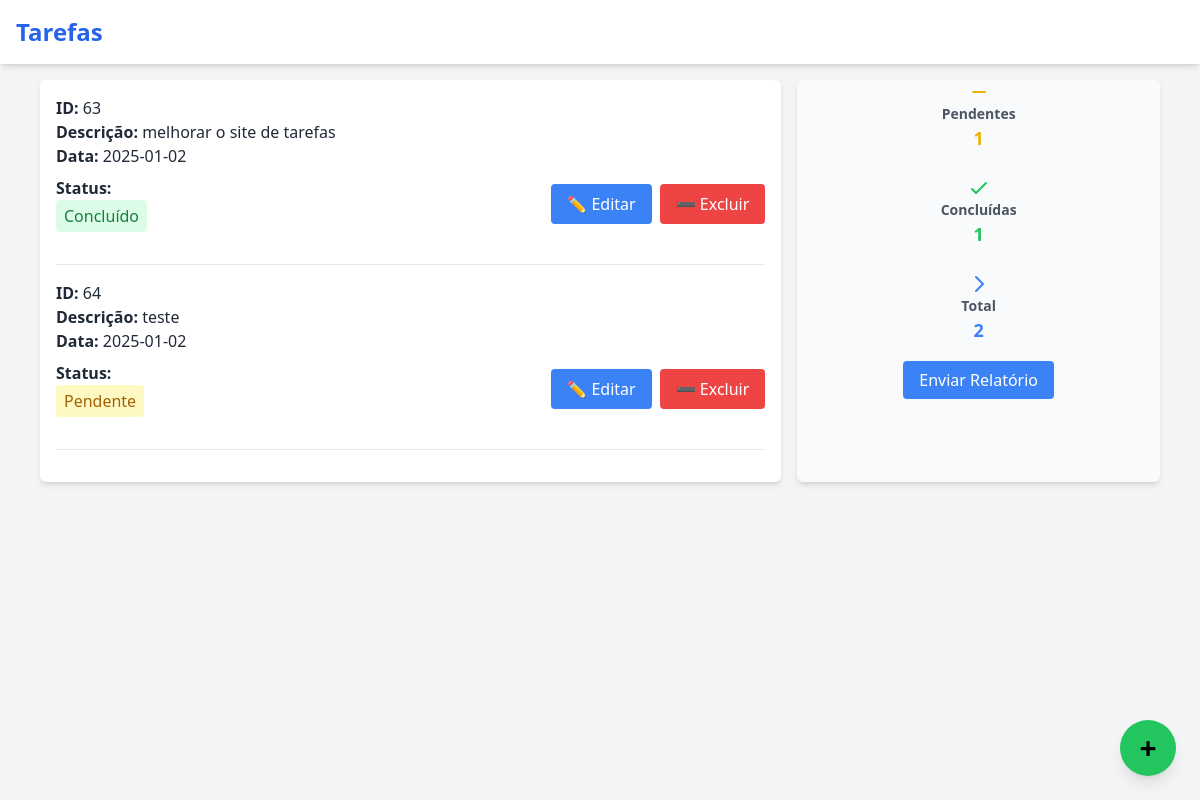
Before: / with the older database file.
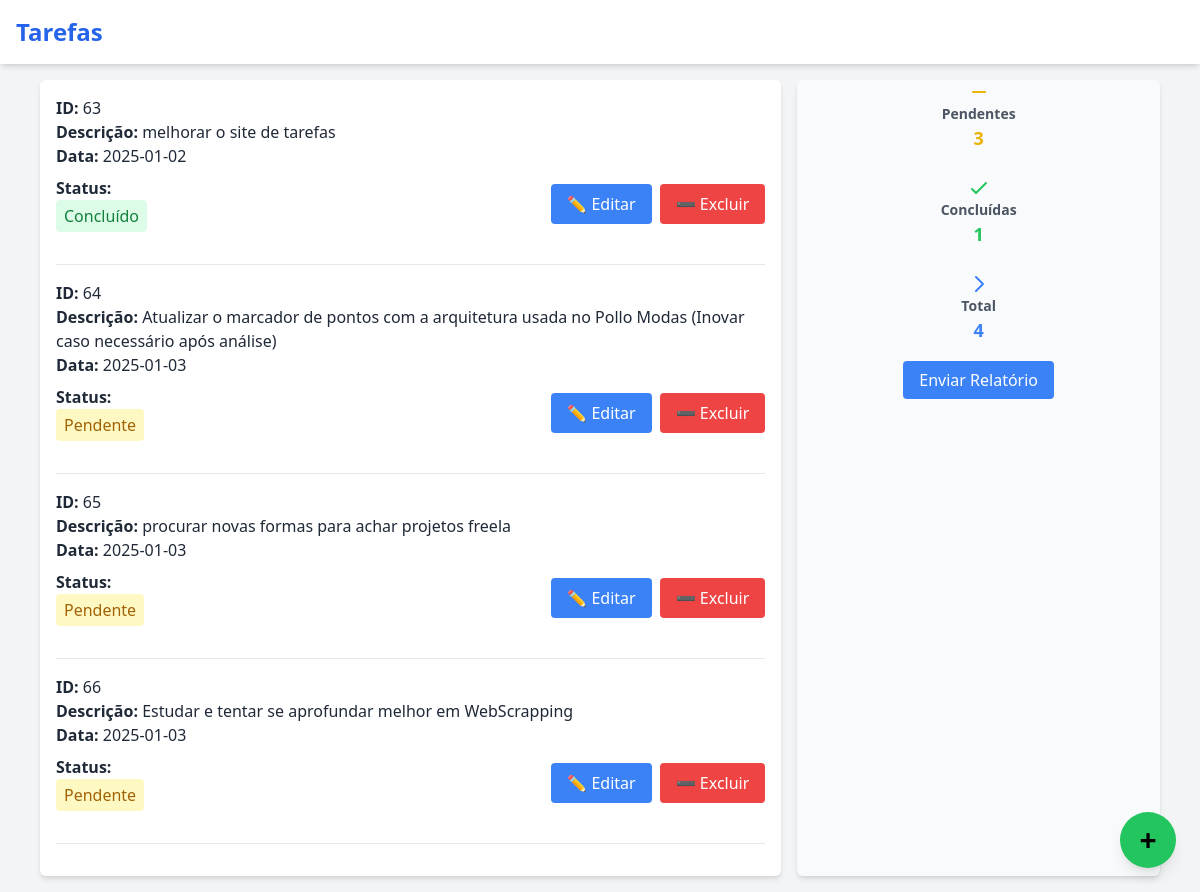
After: the same page with the newer database file.
### tables this page shows
CREATE TABLE tarefas (
                      id INTEGER PRIMARY KEY AUTOINCREMENT,
                      descricao TEXT NOT NULL,
                      data TEXT NOT NULL,
                      status TEXT NOT NULL);

### main.py (the view)
@app.route('/')
def ver_tarefas():
    tarefas = executar_query("SELECT id, descricao, data, status FROM tarefas").fetchall()
    resultados = executar_query("""SELECT
        COUNT(id) AS total,
        SUM(CASE WHEN status = 'Concluído' THEN 1 ELSE 0 END) AS concluidas,
        SUM(CASE WHEN status = 'Pendente' THEN 1 ELSE 0 END) AS pendentes
    FROM tarefas;
    """).fetchone()
    tarefas_totais = resultados[0]
    tarefas_concluidas = resultados[1]
    tarefas_pendentes = resultados[2]
    return render_template('index.html', tarefas_pendentes=tarefas_pendentes, tarefas_totais=tarefas_totais, tarefas_concluidas=tarefas_concluidas, data=tarefas if tarefas else None)

### main.py (called while the page is built)
@app.template_filter('format_date')
def format_date(value, format='%d/%m/%Y'):
    return value.strftime(format) if isinstance(value, datetime.datetime) else value

def executar_query(query, params=()):
    with sqlite3.connect('tarefas.db') as conn:
        cursor = conn.cursor()
        cursor.execute(query, params)
        conn.commit()
        return cursor

### templates/index.html (shortened to what this page needs)
<!DOCTYPE html>
<html lang="pt-br">
<head>
    <script src="https://cdn.tailwindcss.com"></script>
</head>
<body class="bg-gray-100 font-sans text-gray-800">
    <header class="bg-white shadow-md p-4 fixed top-0 w-full z-50">
        <h1 class="text-2xl font-bold text-blue-600">Tarefas</h1>
    </header>
    <main class="pt-20 max-w-6xl mx-auto grid grid-cols-1 md:grid-cols-3 gap-4 p-4">
        <div class="col-span-2 bg-white shadow-md rounded-md p-4">
            {% if data %}
                {% for tarefa in data %}
                <div class="border-b border-gray-200 pb-4 mb-4">
                    <div class="mb-2">
                        <p><span class="font-semibold">ID:</span> {{ tarefa[0] }}</p>
                        <p><span class="font-semibold">Descrição:</span> {{ tarefa[1] }}</p>
                        <p><span class="font-semibold">Data:</span> {{ tarefa[2]|format_date }}</p>
                    </div>
                    <div class="flex items-center justify-between mb-4">
                        <div>
                            <p class="font-semibold">Status:</p>
                            <div class="px-2 py-1 rounded
                                {% if tarefa[3] == 'Pendente' %}bg-yellow-100 text-yellow-700{% elif tarefa[3] == 'Concluído' %}bg-green-100 text-green-700{% endif %}">
                                {{ tarefa[3] }}
                            </div>
                        </div>
                        <div class="flex space-x-2">
                            <form action="/editar_tarefas/{{ tarefa[0] }}" method="GET">
                                <button type="submit" class="px-4 py-2 bg-blue-500 text-white rounded hover:bg-blue-600">✏️ Editar</button>
                            </form>
                            <form action="/excluir_tarefas/{{ tarefa[0] }}" method="POST">
                                <button type="submit" class="px-4 py-2 bg-red-500 text-white rounded hover:bg-red-600">➖ Excluir</button>
                            </form>
                        </div>
                    </div>
                </div>
                {% endfor %}
            {% else %}
                <p class="text-center text-gray-600">Nenhum resultado encontrado.</p>
                <div class="mt-4 flex justify-center">
                    <a href="/add_tarefas" class="px-4 py-2 bg-green-500 text-white rounded hover:bg-green-600">➕ Adicionar</a>
                </div>
            {% endif %}
        </div>
        <div class="bg-gray-50 shadow-md rounded-md px-1 py-0.1 space-y-6">
            <div class="text-center">
                <div class="flex items-center justify-center text-yellow-500">
                    <svg xmlns="http://www.w3.org/2000/svg" class="h-6 w-6" fill="none" viewBox="0 0 24 24" stroke="currentColor" stroke-width="2">
                        <path stroke-linecap="round" stroke-linejoin="round" d="M18 12H6" />
                    </svg>
                </div>
                <p class="text-sm font-semibold text-gray-600">Pendentes</p>
                <p class="text-lg font-bold text-yellow-500">{{ tarefas_pendentes }}</p>
            </div>
            <div class="text-center">
                <div class="flex items-center justify-center text-green-500">
                    <svg xmlns="http://www.w3.org/2000/svg" class="h-6 w-6" fill="none" viewBox="0 0 24 24" stroke="currentColor" stroke-width="2">
                        <path stroke-linecap="round" stroke-linejoin="round" d="M5 13l4 4L19 7" />
                    </svg>
                </div>
                <p class="text-sm font-semibold text-gray-600">Concluídas</p>
                <p class="text-lg font-bold text-green-500">{{ tarefas_concluidas }}</p>
            </div>
            <div class="text-center">
                <div class="flex items-center justify-center text-blue-500">
                    <svg xmlns="http://www.w3.org/2000/svg" class="h-6 w-6" fill="none" viewBox="0 0 24 24" stroke="currentColor" stroke-width="2">
                        <path stroke-linecap="round" stroke-linejoin="round" d="M9 5l7 7-7 7" />
                    </svg>
                </div>
                <p class="text-sm font-semibold text-gray-600">Total</p>
                <p class="text-lg font-bold text-blue-500">{{ tarefas_totais }}</p>
            </div>
                <div class="text-center">
                    <a href="/enviar_email" class="px-4 py-2 bg-blue-500 text-white rounded hover:bg-blue-600">
                    Enviar Relatório
                    </a>
    </div>
        </div>
    </main>
    <a href="/add_tarefas"
       class="fixed bottom-6 right-6 bg-green-500 text-black w-14 h-14 flex items-center justify-center rounded-full shadow-lg hover:bg-green-600">
       <span class="text-3xl font-bold">&#43;</span>
    </a>
</body>
</html>

Changed rows visible on the page:
changed tarefas id 64: descricao "teste" → "Atualizar o marcador de pontos com a arquitetura usada no Pollo Modas (Inovar caso necessário após análise)"; data "2025-01-02" → "2025-01-03"
added tarefas: id "65", descricao "procurar novas formas para achar projetos freela", data "2025-01-03", status "Pendente"
added tarefas: id "66", descricao "Estudar e tentar se aprofundar melhor em WebScrapping", data "2025-01-03", status "Pendente"
Other visible differences:
{{ tarefas_pendentes }}: "1" → "3"
{{ tarefas_totais }}: "2" → "4"
